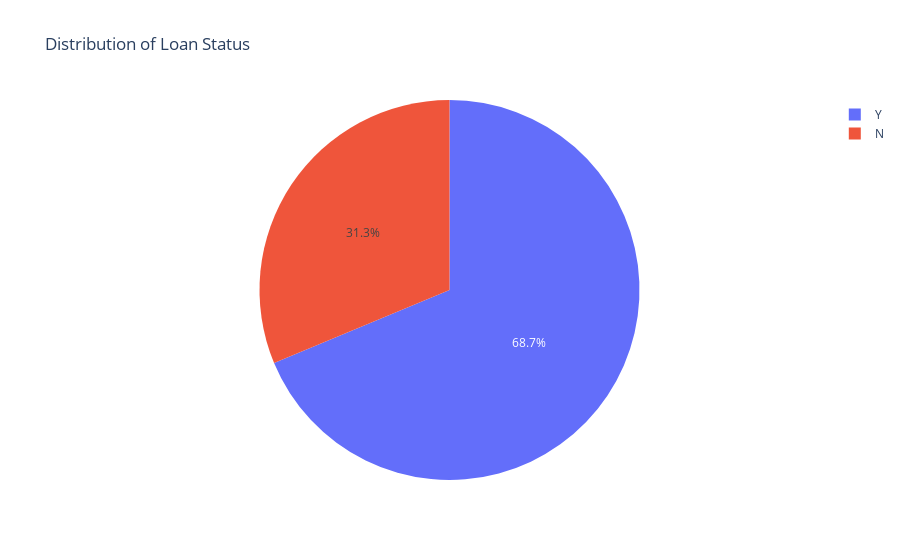

The notebook cell this image was saved under:
### Markdown cell above
The target column is distributed between 69% and 31% for YES and NO respectively. The data seems to be fairely balanced

### Code cell
#checking the distribution of the target column (Loan Status)
px.pie(data_frame=df_train,names='Loan_Status',title='Distribution of Loan Status')

### Figure 1 — Plotly figure (JSON) as saved in the notebook; plotly's stock layout.template omitted (floating-point values rounded to 4 significant figures; data arrays with more than 128 entries replaced by an {"elided": "..."} marker saying what was removed)
{"data": [{"domain": {"x": [0, 1], "y": [0, 1]}, "hovertemplate": "Loan_Status=%{label}<extra></extra>", "labels": {"elided": "614 str values"}, "legendgroup": "", "name": "", "showlegend": true, "type": "pie"}], "layout": {"legend": {"tracegroupgap": 0}, "title": {"text": "Distribution of Loan Status"}}}
